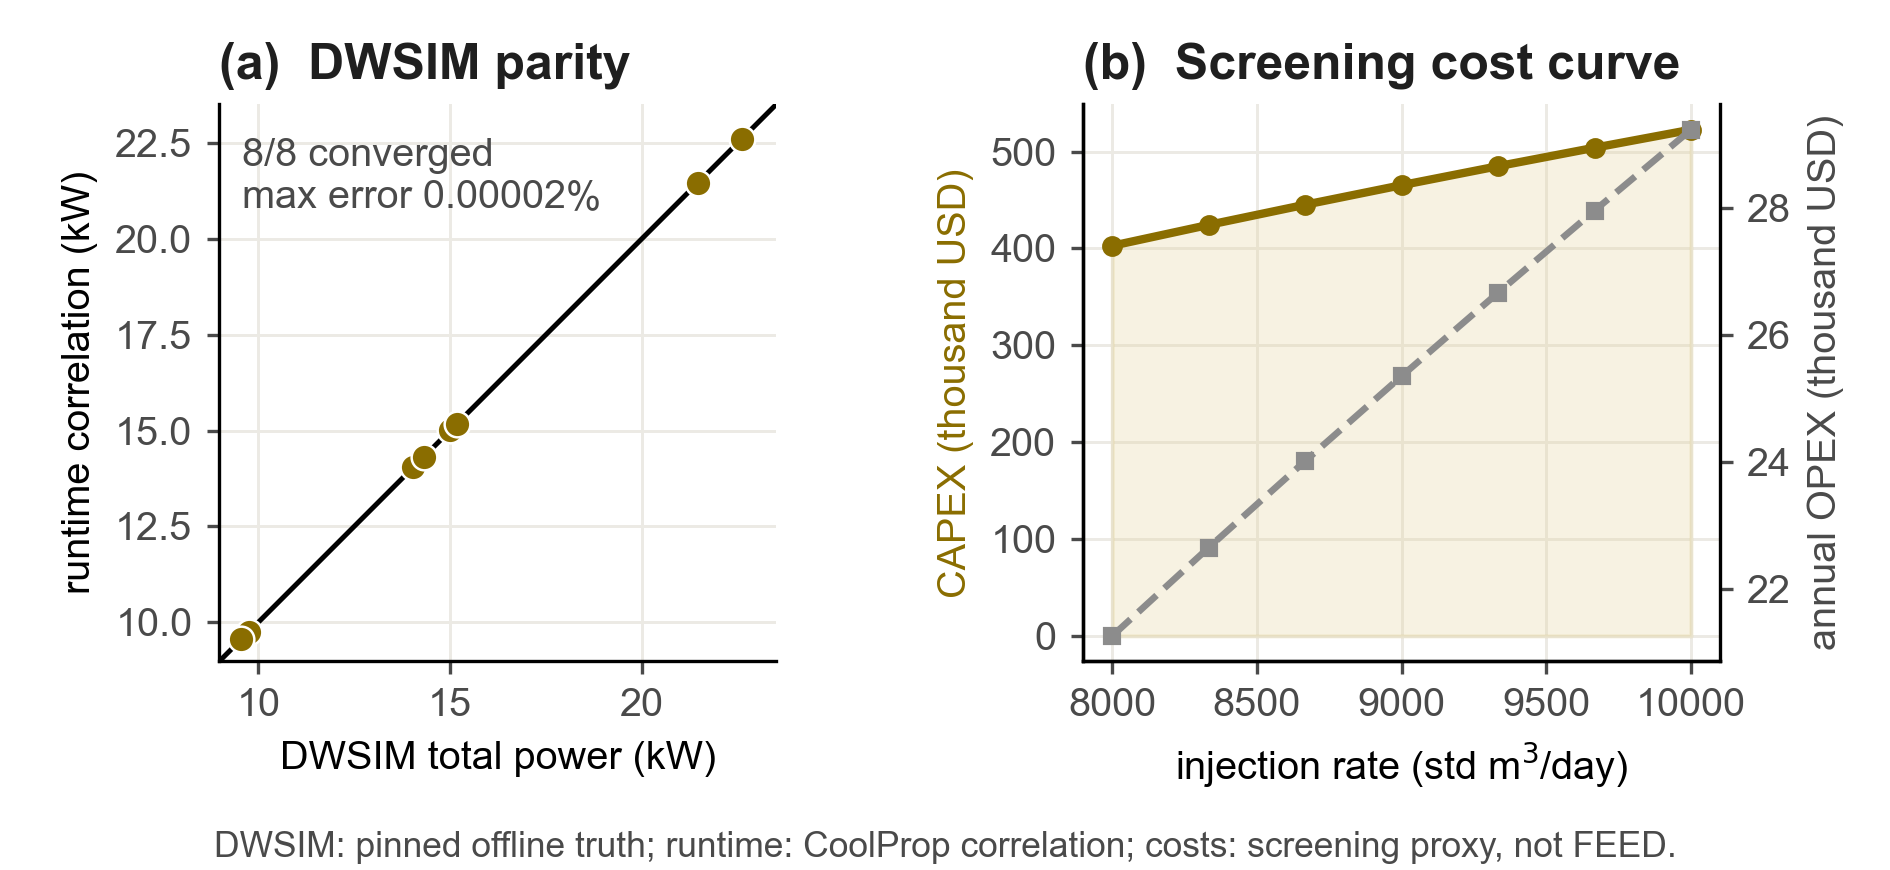

Recreate this plot in Python.
"""Figure 6 - real DWSIM parity and facility screening-cost curve."""

from __future__ import annotations

from pathlib import Path

import matplotlib

matplotlib.use("Agg")
import matplotlib.pyplot as plt
import numpy as np

from feature007_common import blocked_main, load_table, parser, require_ready


OUT_DIR = Path(__file__).parent
INK = "#1F1F1F"
SUB_INK = "#4A4A4A"
GOLD = "#8A6D00"
GOLD_LIGHT = "#E3D39A"
GRAY = "#8C8C8C"


def _style(ax) -> None:
    ax.spines[["top", "right"]].set_visible(False)
    ax.tick_params(length=3, colors=SUB_INK)
    ax.grid(color="#ECEAE4", lw=0.7)
    ax.set_axisbelow(True)


def generate() -> None:
    args = parser(6, __doc__).parse_args()
    manifest, _ = require_ready(args.bundle, args.figure_number)
    parity = load_table(args.bundle, manifest, "facility_validation")
    curve = load_table(args.bundle, manifest, "facility_cost_curve")

    dwsim = np.array([float(row["dwsim_total_power_kw"]) for row in parity])
    runtime = np.array([float(row["runtime_total_power_kw"]) for row in parity])
    errors = np.array([float(row["total_absolute_percentage_error"]) for row in parity])
    flow = np.array([float(row["injection_rate_std_m3_day"]) for row in curve])
    capex = np.array([float(row["capex_usd"]) / 1e3 for row in curve])
    opex = np.array([float(row["annual_opex_usd"]) / 1e3 for row in curve])

    plt.rcParams.update(
        {
            "font.family": "Arial",
            "font.size": 9.5,
            "axes.labelsize": 9.5,
            "axes.titlesize": 12.0,
            "legend.fontsize": 9.5,
            "pdf.fonttype": 42,
            "ps.fonttype": 42,
            "text.color": INK,
        }
    )
    fig, axes = plt.subplots(1, 2, figsize=(6.3, 2.9), gridspec_kw={"wspace": 0.42})

    ax = axes[0]
    low = min(dwsim.min(), runtime.min()) * 0.94
    high = max(dwsim.max(), runtime.max()) * 1.04
    ax.plot([low, high], [low, high], color="black", lw=1.2, label="1:1")
    ax.scatter(dwsim, runtime, s=38, c=GOLD, edgecolors="white", linewidths=0.6, zorder=3)
    ax.set_xlim(low, high)
    ax.set_ylim(low, high)
    ax.set_aspect("equal", adjustable="box")
    ax.set_xlabel("DWSIM total power (kW)")
    ax.set_ylabel("runtime correlation (kW)")
    ax.set_title("(a)  DWSIM parity", loc="left", fontweight="bold")
    ax.text(0.04, 0.94, f"8/8 converged\nmax error {errors.max():.5f}%",
            transform=ax.transAxes, va="top", color=SUB_INK)
    _style(ax)

    ax = axes[1]
    ax.plot(flow, capex, color=GOLD, lw=2.0, marker="o", ms=4, label="CAPEX")
    ax.fill_between(flow, capex, color=GOLD_LIGHT, alpha=0.28)
    ax.set_xlabel(r"injection rate (std m$^3$/day)")
    ax.set_ylabel("CAPEX (thousand USD)", color=GOLD)
    ax.tick_params(axis="y", labelcolor=GOLD)
    ax.set_title("(b)  Screening cost curve", loc="left", fontweight="bold")
    _style(ax)
    twin = ax.twinx()
    twin.plot(flow, opex, color=GRAY, lw=1.6, ls="--", marker="s", ms=3.5, label="annual OPEX")
    twin.set_ylabel("annual OPEX (thousand USD)", color=SUB_INK)
    twin.tick_params(axis="y", colors=SUB_INK, length=3)
    twin.spines["top"].set_visible(False)

    fig.text(
        0.5,
        0.015,
        "DWSIM: pinned offline truth; runtime: CoolProp correlation; costs: screening proxy, not FEED.",
        ha="center",
        fontsize=8.5,
        color=SUB_INK,
    )
    fig.subplots_adjust(left=0.095, right=0.91, top=0.88, bottom=0.24)
    fig.savefig(OUT_DIR / "fig06_facility.pdf")
    fig.savefig(OUT_DIR / "fig06_facility.png", dpi=300)
    plt.close(fig)
    print("wrote", OUT_DIR / "fig06_facility.pdf")


if __name__ == "__main__":
    raise SystemExit(blocked_main(generate))
